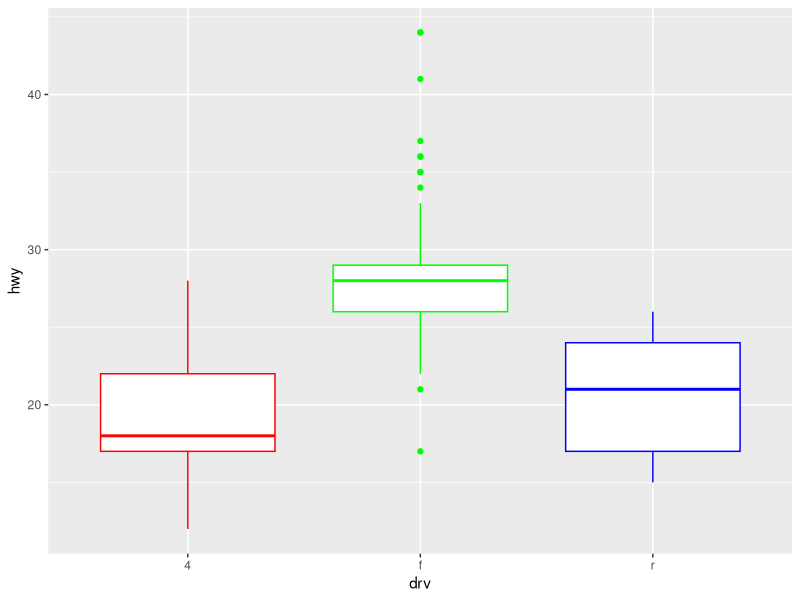
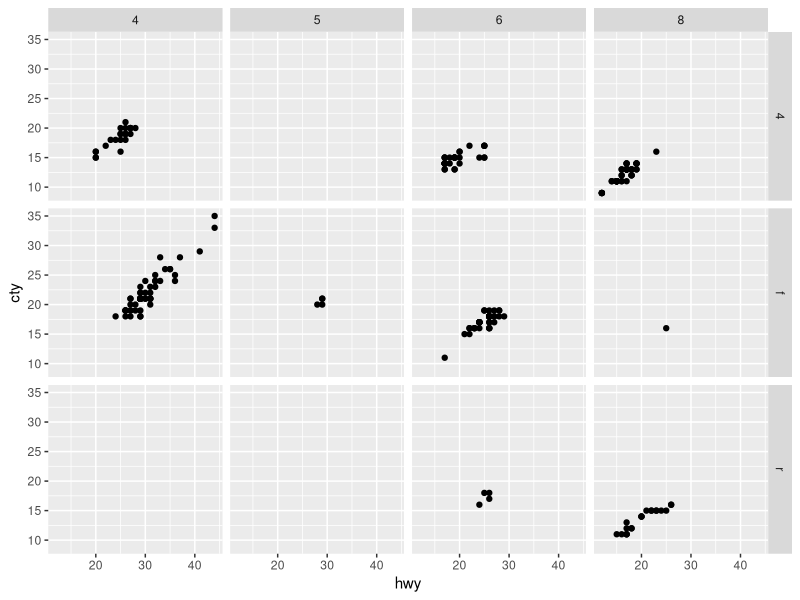

Reproduce these figures in R, in order.
#Question 4

View(mpg)

#loading ggplot2

library(ggplot2)

#summarizes the distribution of hwy with respect drv variable using boxplot.

ggplot(mpg, aes(drv, hwy, fill=hwy)) + geom_boxplot(col = rainbow(3))

# Explain the utilization of facet_grid() in the mpg dataset (draw some boxplot with
#facet_grid).

ggplot(data = mpg) +
  geom_point(mapping = aes(x = hwy, y = cty)) +
  facet_grid(drv ~ cyl)
